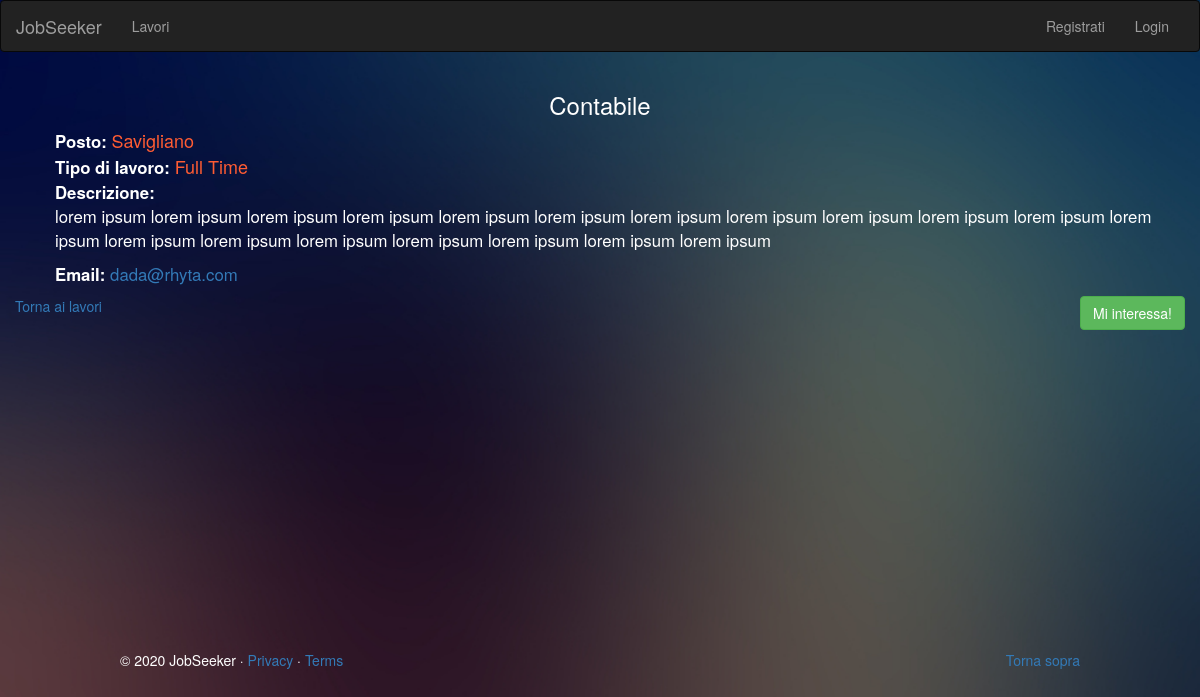
/job.php?id=9, run on the app's committed database.
### tables this page shows
CREATE TABLE `jobs` (
  `id` int(11) NOT NULL,
  `title` varchar(255) NOT NULL,
  `description` text NOT NULL,
  `location` varchar(255) NOT NULL,
  `category_id` int(11) NOT NULL,
  `contact_email` varchar(255) NOT NULL,
  `job_type` varchar(255) NOT NULL
);

### lib/Database.php (called while the page is built, shortened)
<?php
class Database{
     public $dbhost = DB_HOST;
     public $dbuser = DB_USER;
     public $dbname = DB_NAME;
     public $dbpass = DB_PASS;
     public $link;
    private function connect(){
        $this->link = new mysqli($this->dbhost,$this->dbuser,$this->dbpass,$this->dbname);
    }
    public function select($query){
        $result = $this->link->query($query) or die($this->link->error.__LINE__);
        if ($result->num_rows>0){
            return $result;
        }
        else{
            return false;
        }
    }
}

### job.php (the view, shortened to what this page needs)
<?php include 'includes/header.php'; ?>
 <?php include 'lib/Database.php';?>
 <?php
    $db = new Database();
  if (isset($_GET['id'])){
	  $id = $_GET['id'];
	  $query = "SELECT * FROM jobs WHERE id ='$id'";
	  $result = $db->select($query);
	  $row = $result->fetch_assoc();
  }
 ?>
<div class="col-sm-12">
	<h3 class="text-center"><?php echo $row['title'];?></h3>
			<ul class="detail">
				<li> <strong> Posto: </strong><span id="tag"><?php echo  $row['location'];?></span></li>
				<li> <strong> Tipo di lavoro: </strong><span id="tag"><?php echo $row['job_type']; ?></span></li>
				<li> <strong> Descrizione:</strong><p>
					<?php echo $row['description'] ; ?>
				 </p>
				</li>
				<li><strong>Email:</strong><a href="mailto:<?php echo $row['contact_email'];?>">
				<?php echo $row['contact_email'];?></a></li>
			</ul>
	<?php if(isset($_SESSION['user'])): ?>
			<a onclick="window.alert('La tua richiesta è stata inviata con successo!')">
				<button style="float: right;" class="btn btn-success">Mi interessa!</button>
			</a>
		<?php else : ?>
		<a href="login.php">
			<button style="float: right;" class="btn btn-success">Mi interessa!</button>
		</a>
	    <?php endif; ?>
			<p><a href="jobs.php">Torna ai lavori</a></p>
</div>
<?php include 'includes/footer.php'; ?>

### css/style.css (style rules this page uses)
body { padding-bottom: 40px; color: #5a5a5a; }
li { list-style: none; }
a { text-decoration-style: none; }

### includes/header.php (style rules this page uses)
body { background: url(img/32.jpg); background-size: 100% 100%; background-repeat: no-repeat; color: #ffffff; }

### job.php (style rules this page uses)
.detail { font-size: 1.2em; }
#tag { color: #ff5c33; font-size: large; }

### data on the page
jobs: title "Contabile", location "Savigliano", job_type "Full Time", description "lorem ipsum lorem ipsum lorem ipsum lorem ipsum lorem ipsum lorem ipsum lorem ipsum lorem ipsum lorem ipsum lorem ipsum lorem ipsum lorem ipsum lorem ipsum lorem ipsum lorem ipsum lorem ipsum lorem ipsum lorem ipsum lorem ipsum", contact_email "dada@rhyta.com"
